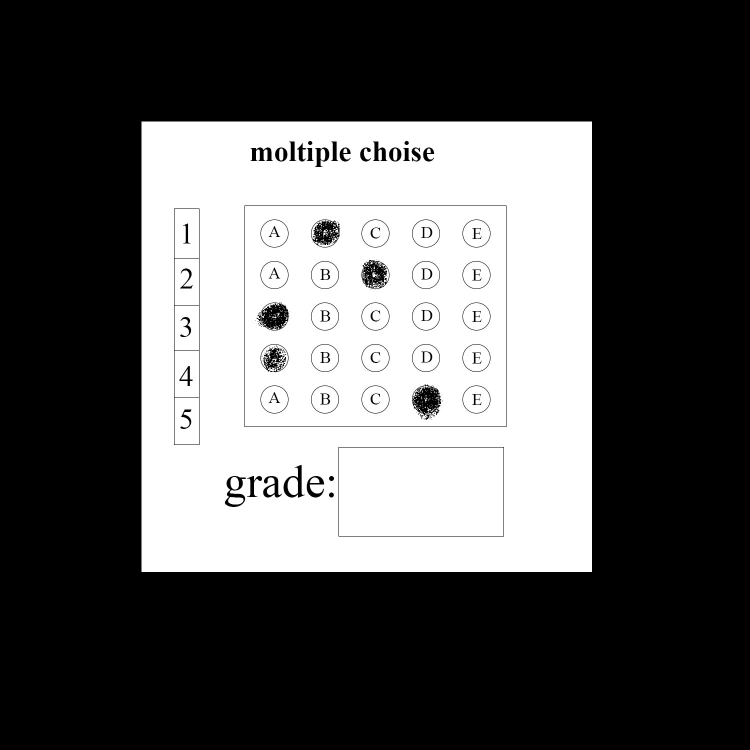
#> input picture images/test1.jpg, 1500 x 1500 px, given in place of the camera (shown at 1/2 size)
$ python omr.py
#> lines starting #> are read from the running program, lines starting #| are printed output that depends on the picture; after the words box and inside, x2 and y2 are one past the last pixel; in counts of white or black regions, pixels touching at a corner belong together
### utils.py
import cv2
import numpy as np


def rectContours(contours):
    recCon = []
    for i in contours:
        area = cv2.contourArea(i)
        # print(area)
        if area > 50:
            peri = cv2.arcLength(i, True)
            aprox = cv2.approxPolyDP(i, 0.01 * peri, True)
            if (len(aprox) == 4):
                recCon.append(i)
                # print(area)
    recCon = sorted(recCon, key=cv2.contourArea, reverse=True)
    # print(recCon)
    # print(len(recCon))
    return recCon


def getCournerPoints(contour):
    peri = cv2.arcLength(contour, True)
    aprox = cv2.approxPolyDP(contour, 0.01 * peri, True)
    # print(aprox)
    return aprox


def reorder(myPoints):
    myPoints = myPoints.reshape((4, 2))
    myPointsNew = np.zeros((4, 1, 2), np.int32)
    add = myPoints.sum(1)

    # print(add)
    myPointsNew[0] = myPoints[np.argmin(add)]
    myPointsNew[3] = myPoints[np.argmax(add)]
    dif = np.diff(myPoints, axis=1)
    # print(dif)
    myPointsNew[1] = myPoints[np.argmin(dif)]
    myPointsNew[2] = myPoints[np.argmax(dif)]

    return myPointsNew


def splitBoxes(img, qustions=5, choises=5):
    rows = np.vsplit(img, qustions)
    boxes = []
    for r in rows:

        coloums = np.hsplit(r, choises)
        for box in coloums:
            boxes.append(box)

    return boxes


# [18 lines of commented-out code are left out]


def showAnswers(img, myIndex, grading, ans, quitions, choices):
    secW = int(img.shape[1]/quitions)
    secH = int(img.shape[0]/choices)

    for x in range(0, quitions):
        myAns = myIndex[x]
        cX = (myAns*secW)+secW//2
        cY = (x*secH) + secH//2

        if (grading[x] == 1):
            mycolor = (0, 255, 0)
        else:
            mycolor = (0, 0, 255)
            correctAns = ans[x]
            cv2.circle(img, ((correctAns*secW)+secW//2, (x*secH) +
                       secH//2), 40, (0, 255, 0), cv2.FILLED)

        cv2.circle(img, (cX, cY), 60, mycolor, cv2.FILLED)

    return img

### omr.py
import cv2
import numpy as np
import utils
############
widthImg = 900
heightImg = 900
path = "./images/test2.jpg"
quitions = 5
choises = 5
ans = [1, 2, 0, 1, 4]
webCamFeed = True
camNo = 0

###########################
cap = cv2.VideoCapture(camNo)
cap.set(10, 150)

while True:
    if webCamFeed:
        success, img = cap.read()
#> img is the input picture: shape (1500, 1500, 3); min 0, max 255, mean 88.6
    else:
        img = cv2.imread(path)

    img = cv2.resize(img, (widthImg, heightImg))
#> img: shape (900, 900, 3)
    imgCountours = img.copy()
    imgBigestCountours = img.copy()
    imgFinal = img.copy()
    imgGray = cv2.cvtColor(img, cv2.COLOR_BGR2GRAY)

    imgblur = cv2.GaussianBlur(imgGray, (3, 3), 2)
    imgCanny = cv2.Canny(imgblur, 10, 50)
#> imgCanny: shape (900, 900); 2.2% white in thin lines or dots, all inside (x1, y1, x2, y2) = (169, 145, 711, 687)
    imgCanny = cv2.dilate(imgCanny, (3, 3), iterations=1)
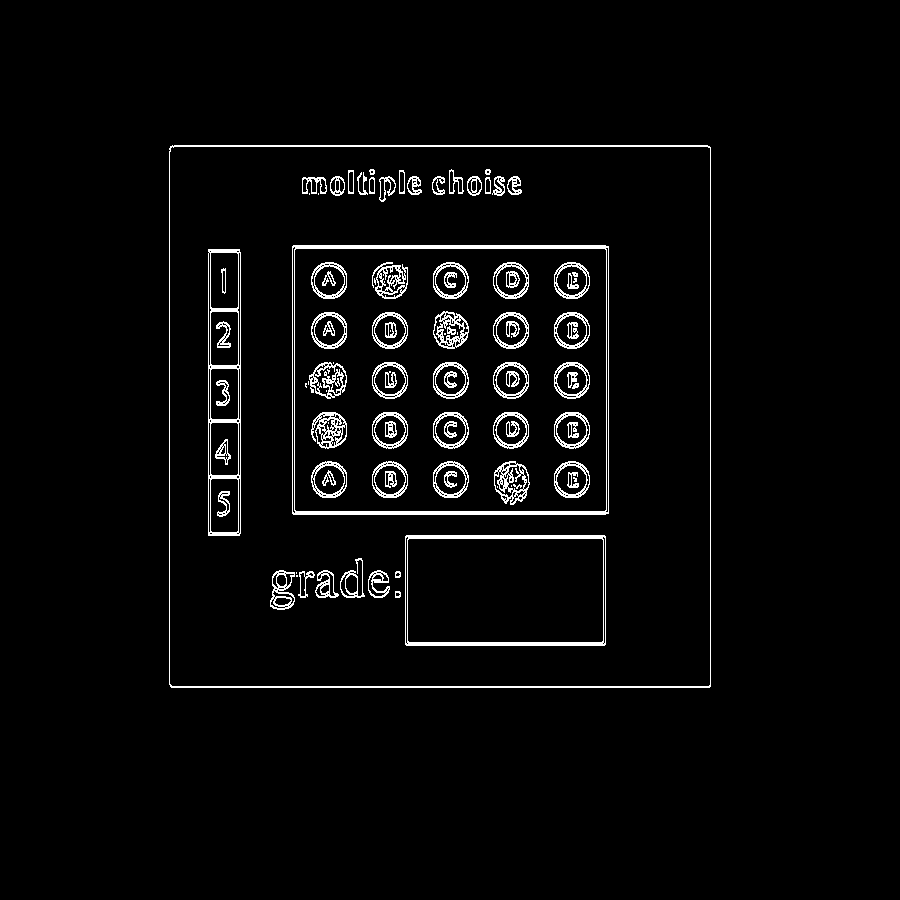
#> imgCanny: shape (900, 900); 3.3% white in thin lines or dots, all inside (x1, y1, x2, y2) = (169, 145, 711, 688)
    contours, _ = cv2.findContours(
        imgCanny, cv2.RETR_TREE, cv2.CHAIN_APPROX_SIMPLE)
#> contours = 1237 contours, 983 with area under 20; largest, box (x1, y1, x2, y2) and area: (169, 145, 711, 688) 293210, (169, 146, 711, 687) 292122, (292, 245, 609, 515) 84998, (294, 248, 607, 512) 82048, (405, 535, 606, 646) 21998
    try:

        arcCon = utils.rectContours(contours)
#> the loop in rectContours, `for i in contours:` made 1237 passes
#> (area, peri, aprox) on passes 1, 2, 60, 63, 64, 65: (293209.5, 2163.6, [[170, 146], [170, 686], [709, 687], [710, 147]]), (292122, 2157, [[172, 146], [710, 148], [708, 686], [169, 683]]), (21998, 617.7, [[405, 536], [406, 645], [605, 644], [604, 535]]), (20376, 595.3, [[407, 540], [601, 538], [603, 640], [409, 642]]), (213, 216.5, [[603, 536], [604, 643]]), (213, 216.5, [[407, 536], [406, 643]])
#> after the loop in rectContours, `for i in contours:`: recCon = 8 contours; box (x1, y1, x2, y2) and area: (169, 145, 711, 688) 293210, (169, 146, 711, 687) 292122, (292, 245, 609, 515) 84998, (294, 248, 607, 512) 82048, (405, 535, 606, 646) 21998, (407, 538, 604, 643) 20376, (208, 249, 241, 536) 9147, (348, 170, 354, 194) 115
#> arcCon has the same summary as recCon in rectContours
        # cv2.drawContours(img, arcCon[4], -1, (255, 0, 255), 20)

        biggestContour = utils.getCournerPoints(arcCon[3])
#> in getCournerPoints, `peri = cv2.arcLength(contour, True)`: peri = 1145.3
#> in getCournerPoints, `aprox = cv2.approxPolyDP(contour, 0.01 * peri, True)`: aprox = [[294, 250], [604, 248], [606, 509], [296, 511]]
#> biggestContour = [[294, 250], [604, 248], [606, 509], [296, 511]]
        gradePoints = utils.getCournerPoints(arcCon[4])
#> gradePoints = [[405, 536], [406, 645], [605, 644], [604, 535]]
        # print(gradePoints)

        if biggestContour.size != 0 and gradePoints.size != 0:
            cv2.drawContours(imgBigestCountours,
                             biggestContour, -1, (0, 0, 255), 20)
            cv2.drawContours(imgBigestCountours,
                             gradePoints, -1, (255, 0, 255), 20)

            biggestContour = utils.reorder(biggestContour)
#> in reorder, `myPoints = myPoints.reshape((4, 2))`: myPoints = [[294, 250], [604, 248], [606, 509], [296, 511]]
#> in reorder, `add = myPoints.sum(1)`: add = [544, 852, 1115, 807]
#> in reorder, `dif = np.diff(myPoints, axis=1)`: dif = [-44, -356, -97, 215]
#> biggestContour = [[294, 250], [604, 248], [296, 511], [606, 509]]
            gradePoints = utils.reorder(gradePoints)
#> gradePoints = [[405, 536], [604, 535], [406, 645], [605, 644]]

            pt1 = np.float32(biggestContour)
#> pt1 = [[294, 250], [604, 248], [296, 511], [606, 509]]
            pt2 = np.float32([[0, 0], [widthImg, 0], [
                0, heightImg], [widthImg, heightImg]])
            matrix = cv2.getPerspectiveTransform(pt1, pt2)
#> matrix = [[2.9, -0.0222, -847.9], [0.0222, 3.45, -868.6], [1.02e-18, 4.76e-19, 1]]
            imgWrapColored = cv2.warpPerspective(
                img, matrix, (widthImg, heightImg))
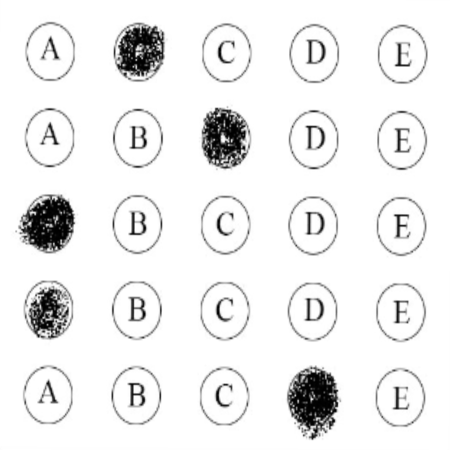
#> imgWrapColored: shape (900, 900, 3) (shown at 1/2 size); min 0, max 255, mean 237.2

            ptG1 = np.float32(gradePoints)
#> ptG1 = [[405, 536], [604, 535], [406, 645], [605, 644]]
            ptG2 = np.float32([[0, 0], [325, 0], [
                0, 150], [325, 150]])
            matrixG = cv2.getPerspectiveTransform(ptG1, ptG2)
#> matrixG = [[1.63, -0.015, -653.4], [0.00691, 1.38, -740.4], [9.68e-19, 3.2e-18, 1]]
            imgGradeDisply = cv2.warpPerspective(img, matrixG, (325, 150))
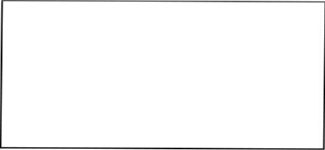
#> imgGradeDisply: shape (150, 325, 3); min 0, max 255, mean 249.2

            imgWrapGray = cv2.cvtColor(imgWrapColored, cv2.COLOR_BGR2GRAY)
            _, imgthersh = cv2.threshold(
                imgWrapGray, 200, 255, cv2.THRESH_BINARY_INV)
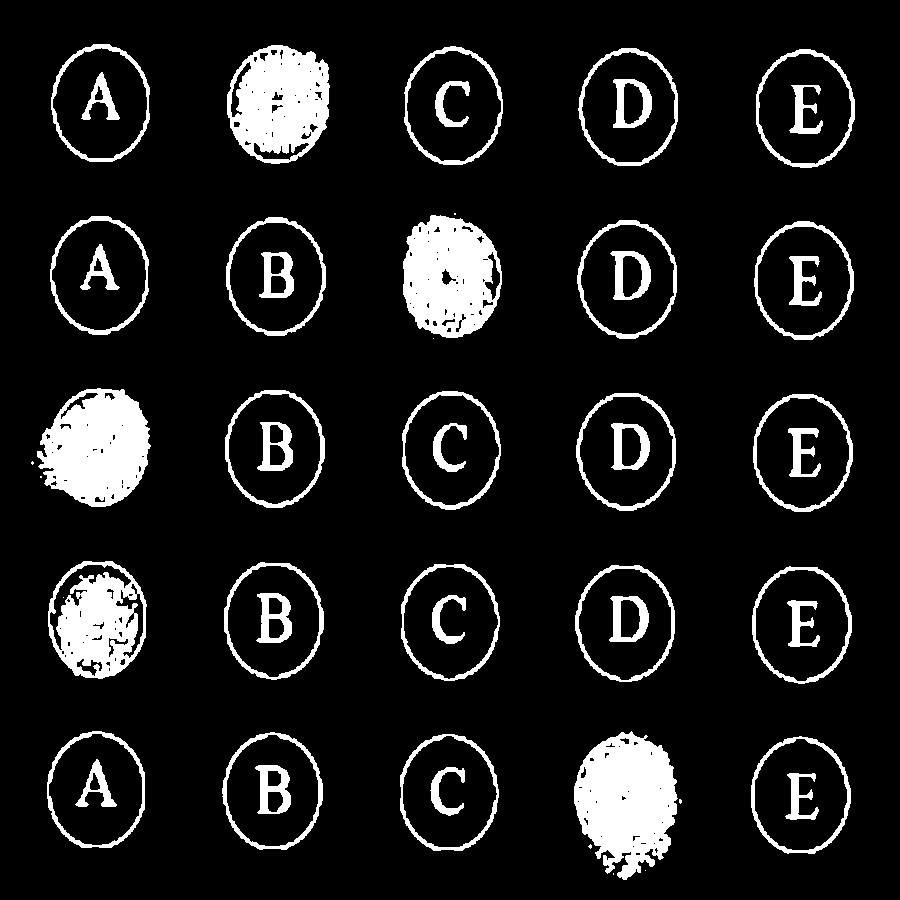
#> imgthersh: shape (900, 900); 10.8% white; 54 white regions (9 under 20 px), largest, box (x1, y1, x2, y2) and area: (574, 731, 678, 880) 10665, (37, 388, 151, 507) 9573, (403, 215, 502, 338) 8891

            boxes = utils.splitBoxes(imgthersh)
#> in splitBoxes, `rows = np.vsplit(img, qustions)`: rows = 5 items
#> the loop in splitBoxes, `for r in rows: ` made 5 passes
#> after the loop in splitBoxes, `for r in rows:`: boxes = 25 items
#> boxes = 25 items
            # myPixelValue=np.zeros((quitions,choises))
            totalPixel = []
            for image in boxes:
                totalPixel.append(cv2.countNonZero(image))
#> this loop made 25 passes
#> after the loop, totalPixel = 25 values, max 10692 at index 23, min 1921 at index 17, mean 3494.8

            myPixelValue = np.reshape(totalPixel, (quitions, choises))
#> myPixelValue = [[1976, 8639, 1971, 2285, 2086], [1991, 2248, 8896, 2307, 2130], [9585, 2307, 1981, 2280, 2124], [7027, 2344, 1921, 2251, 2044], [1972, 2348, 1934, 10692, 2030]]
            # print(myPixelValue)
            myIndex = []  # my give answer
            for i in myPixelValue:
                # print(i)
                maxi = np.argmax(i)
                # print(maxi)
                myIndex.append(maxi)
#> this loop made 5 passes
#> (i, maxi) on passes 1 to 5: ([1976, 8639, 1971, 2285, 2086], 1), ([1991, 2248, 8896, 2307, 2130], 2), ([9585, 2307, 1981, 2280, 2124], 0), ([7027, 2344, 1921, 2251, 2044], 0), ([1972, 2348, 1934, 10692, 2030], 3)
#> after the loop, myIndex = [1, 2, 0, 0, 3]
            # print(myIndex)
            # grading
            grading = []
            for x in range(quitions):
                if ans[x] == myIndex[x]:
                    grading.append(1)
                else:
                    grading.append(0)
#> after the loop, grading = [1, 1, 1, 0, 0]
            # print(grading)
            score = (sum(grading)/quitions)*100
#> score = 60
            # print(score)
            imgResult = imgWrapColored.copy()
            imgResult = utils.showAnswers(
                imgResult, myIndex, grading, ans, quitions, choises)
#> the loop in showAnswers, `for x in range(0, quitions):` made 5 passes
#> (myAns, cX) on passes 1 to 5: (1, 270), (2, 450), (0, 90), (0, 90), (3, 630)
#> after the loop in showAnswers, `for x in range(0, quitions):`:
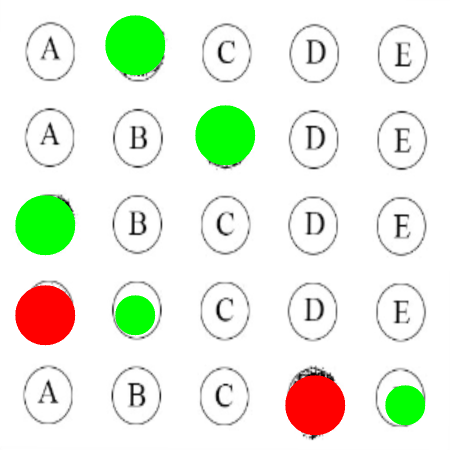
#> img: shape (900, 900, 3) (shown at 1/2 size); mean B, G, R 226.6, 240.4, 233.7

            imgWropInverse = np.zeros_like(imgResult)
            imgWropInverse = utils.showAnswers(
                imgWropInverse, myIndex, grading, ans, quitions, choises)
#> call 2 of showAnswers, with quitions = 5, choices = 5
#> the loop in showAnswers (call 2), `for x in range(0, quitions):` made 5 passes
#> after the loop in showAnswers (call 2), `for x in range(0, quitions):`:
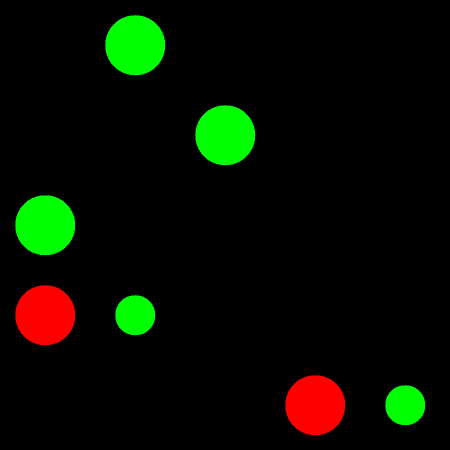
#> img: shape (900, 900, 3) (shown at 1/2 size); mean B, G, R 0, 13.8, 7.1

            pt1 = np.float32(biggestContour)
            pt2 = np.float32([[0, 0], [widthImg, 0], [
                0, heightImg], [widthImg, heightImg]])
            matrixInv = cv2.getPerspectiveTransform(pt2, pt1)
#> matrixInv = [[0.344, 0.00222, 294], [-0.00222, 0.29, 250], [0, 0, 1]]
            imgWrapColoredInv = cv2.warpPerspective(
                imgWropInverse, matrixInv, (widthImg, heightImg))

            imgRawGrade = np.zeros_like(imgGradeDisply)
            cv2.putText(imgRawGrade, f'{str(score)} %', (30, 100),
                        cv2.FONT_HERSHEY_COMPLEX, 2, (0, 0, 255), 3)
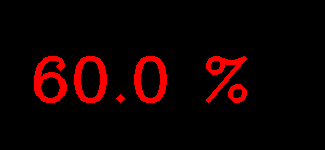
#> imgRawGrade: shape (150, 325, 3); mean of channels 0, 1, 2 0, 0, 15.6; drawn as B, G, R

            invMatrixG = cv2.getPerspectiveTransform(ptG2, ptG1)
#> invMatrixG = [[0.612, 0.00667, 405], [-0.00308, 0.727, 536], [0, 0, 1]]

            invImgGradeDisply = cv2.warpPerspective(
                imgRawGrade, invMatrixG, (widthImg, heightImg))
            imgFinal = cv2.bitwise_xor(imgFinal, invImgGradeDisply)

            imgFinal = cv2.addWeighted(imgFinal, 1, imgWrapColoredInv, 1, 0)

        cv2.imshow("img", img)
        cv2.imshow("imgCanny", imgCanny)
        cv2.imshow("imgCountours", imgCountours)
        cv2.imshow("imgBigestCountours", imgBigestCountours)
        cv2.imshow("imgWrapColored", imgWrapColored)
        cv2.imshow("imgGradeDisply", imgGradeDisply)
        cv2.imshow("imgthersh", imgthersh)
        cv2.imshow("imgResult", imgResult)
        cv2.imshow("imgWropInverse", imgWropInverse)
        cv2.imshow("imgWrapColoredInv", imgWrapColoredInv)
        cv2.imshow("imgFinal", imgFinal)
        cv2.imshow("invImgGradeDisply", invImgGradeDisply)

    except:
        cv2.imshow("imgCanny", imgCanny)

    if cv2.waitKey(1) & 0xFF == ord("q"):
#> (key q is pressed here)
        cv2.destroyAllWindows()
        break

    elif cv2.waitKey(1) & 0xFF == ord("s"):
        cv2.imwrite("imgFinal.jpg", imgFinal)
        cv2.waitKey(300)

$ run again, on images/test3.jpg
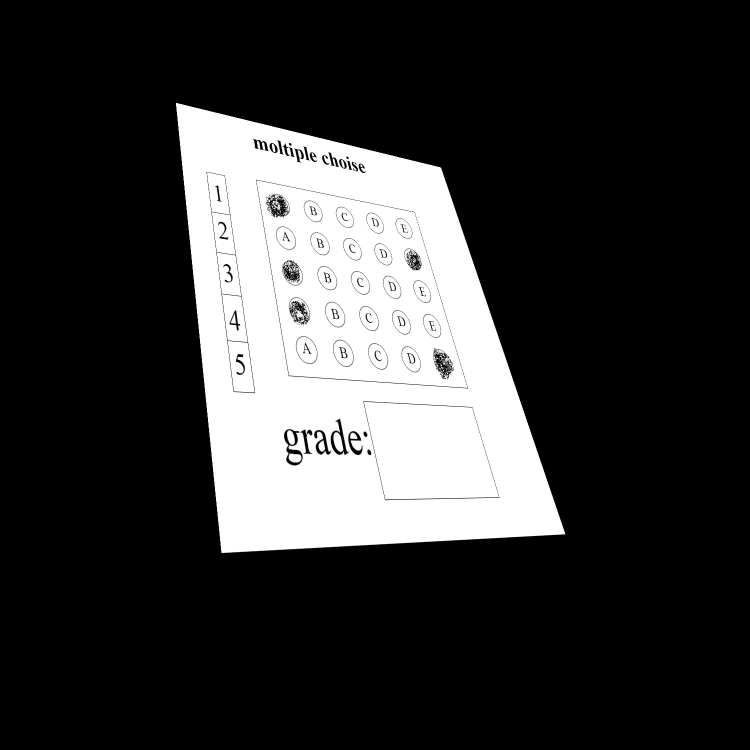
#> input picture images/test3.jpg, 1500 x 1500 px, given in place of the camera (shown at 1/2 size)
#> img is the input picture: shape (1500, 1500, 3); min 0, max 255, mean 53.6
#> contours = 1237 contours, 1033 with area under 20; largest, box (x1, y1, x2, y2) and area: (211, 123, 679, 665) 176786, (211, 124, 678, 664) 175848, (306, 215, 563, 468) 45114, (309, 218, 559, 465) 42538, (435, 480, 600, 603) 15850
#> the loop in rectContours, `for i in contours:` made 1237 passes
#> (area, peri, aprox) on passes 1, 2, 46, 93, 99, 224: (176786, 1836.7, [[211, 124], [265, 663], [677, 642], [529, 201]]), (175848, 1829.6, [[213, 124], [530, 204], [676, 641], [265, 661]]), (15850, 529.8, [[435, 481], [461, 601], [599, 598], [566, 487]]), (14283.5, 503.6, [[438, 485], [564, 490], [596, 594], [464, 598]]), (45114, 943.9, [[306, 215], [346, 453], [561, 467], [498, 253]]), (42538.5, 918.5, [[309, 219], [495, 256], [558, 463], [348, 449]])
#> after the loop in rectContours, `for i in contours:`: recCon = 7 contours; box (x1, y1, x2, y2) and area: (211, 123, 679, 665) 176786, (211, 124, 678, 664) 175848, (306, 215, 563, 468) 45114, (309, 218, 559, 465) 42538, (435, 480, 600, 603) 15850, (438, 484, 597, 599) 14284, (247, 205, 307, 474) 6800
#> arcCon has the same summary as recCon in rectContours
#> in getCournerPoints, `peri = cv2.arcLength(contour, True)`: peri = 918.5
#> in getCournerPoints, `aprox = cv2.approxPolyDP(contour, 0.01 * peri, True)`: aprox = [[309, 219], [495, 256], [558, 463], [348, 449]]
#> `gradePoints = utils.getCournerPoints(arcCon[4])`: gradePoints = [[435, 481], [461, 601], [599, 598], [566, 487]]
#> myPoints = [[309, 219], [495, 256], [558, 463], [348, 449]]
#> add = [528, 751, 1021, 797]
#> dif = [-90, -239, -95, 101]
#> `biggestContour = utils.reorder(biggestContour)`: biggestContour = [[309, 219], [495, 256], [348, 449], [558, 463]]
#> `gradePoints = utils.reorder(gradePoints)`: gradePoints = [[435, 481], [566, 487], [461, 601], [599, 598]]
#> pt1 = [[309, 219], [495, 256], [348, 449], [558, 463]]
#> matrix = [[4.3, -0.73, -1169.8], [-0.914, 4.59, -723.7], [-0.000733, 0.000867, 1]]
#> ptG1 = [[435, 481], [566, 487], [461, 601], [599, 598]]
#> matrixG = [[2.59, -0.561, -856.6], [-0.0693, 1.51, -697.9], [-0.000663, 0.00084, 1]]
#> imgthersh: shape (900, 900); 11% white; 276 white regions (87 under 20 px), largest, box (x1, y1, x2, y2) and area: (22, 41, 146, 174) 10926, (755, 732, 867, 877) 10704, (759, 220, 863, 342) 8235
#> rows = 5 items
#> the loop in splitBoxes, `for r in rows: ` made 5 passes
#> after the loop in splitBoxes, `for r in rows:`: boxes = 25 items
#> the loop `for image in boxes:` made 25 passes
#> after the loop `for image in boxes:`: totalPixel = 25 values, max 11034 at index 0, min 1863 at index 19, mean 3554.6
#> myPixelValue = [[11034, 2219, 2002, 2013, 1899], [2085, 2224, 2033, 2367, 8625], [8041, 2369, 2068, 2209, 1904], [7513, 2453, 2096, 2218, 1863], [2165, 2423, 2065, 2272, 10704]]
#> the loop `for i in myPixelValue:` made 5 passes
#> (i, maxi) on passes 1 to 5: ([11034, 2219, 2002, 2013, 1899], 0), ([2085, 2224, 2033, 2367, 8625], 4), ([8041, 2369, 2068, 2209, 1904], 0), ([7513, 2453, 2096, 2218, 1863], 0), ([2165, 2423, 2065, 2272, 10704], 4)
#> after the loop `for i in myPixelValue:`: myIndex = [0, 4, 0, 0, 4]
#> after the loop `for x in range(quitions):`: grading = [0, 0, 1, 0, 1]
#> score = 40
#> the loop in showAnswers, `for x in range(0, quitions):` made 5 passes
#> (myAns, cX) on passes 1 to 5: (0, 90), (4, 810), (0, 90), (0, 90), (4, 810)
#> after the loop in showAnswers, `for x in range(0, quitions):`:
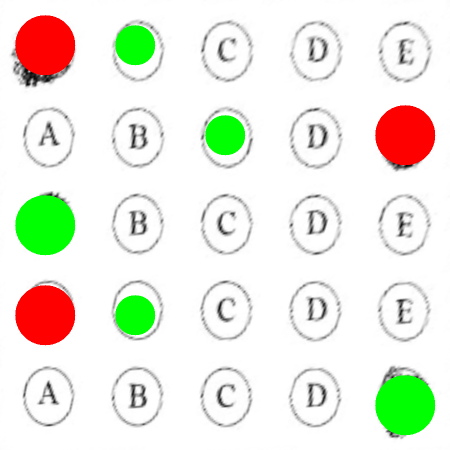
#> img: shape (900, 900, 3) (shown at 1/2 size); mean B, G, R 224.4, 236.3, 235.1
#> the loop in showAnswers (call 2), `for x in range(0, quitions):` made 5 passes
#> matrixInv = [[0.273, -0.0149, 309], [0.0756, 0.18, 219], [0.000135, -0.000167, 1]]
#> `cv2.putText(imgRawGrade, f'{str(score)} %', (30, 100), cv2.FONT_HERSHE..`:
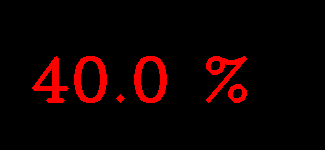
#> imgRawGrade: shape (150, 325, 3); mean of channels 0, 1, 2 0, 0, 14.9; drawn as B, G, R
#> invMatrixG = [[0.541, -0.0408, 435], [0.137, 0.521, 481], [0.000244, -0.000464, 1]]
